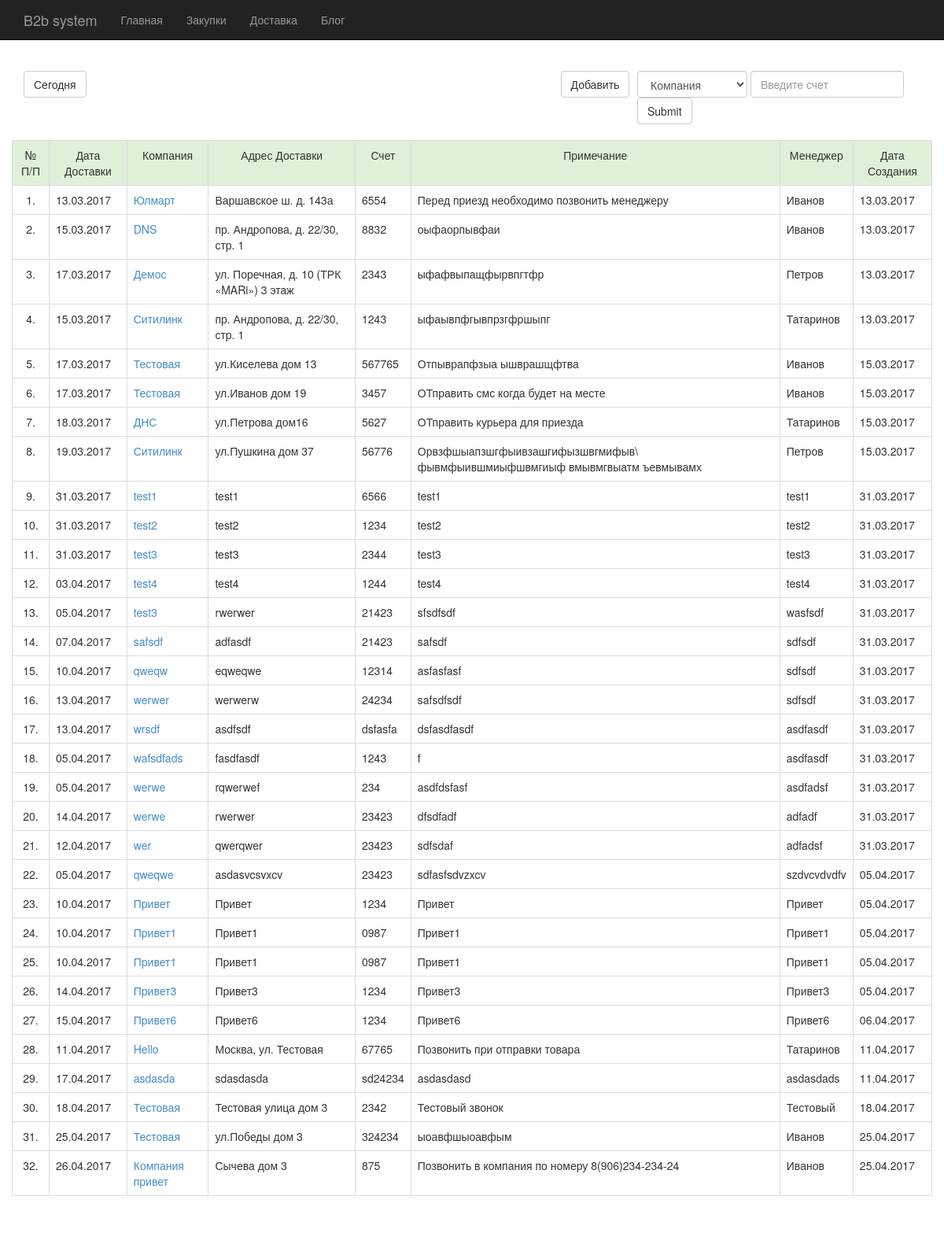
/dostavka/, run on an earlier commit of the app's database.
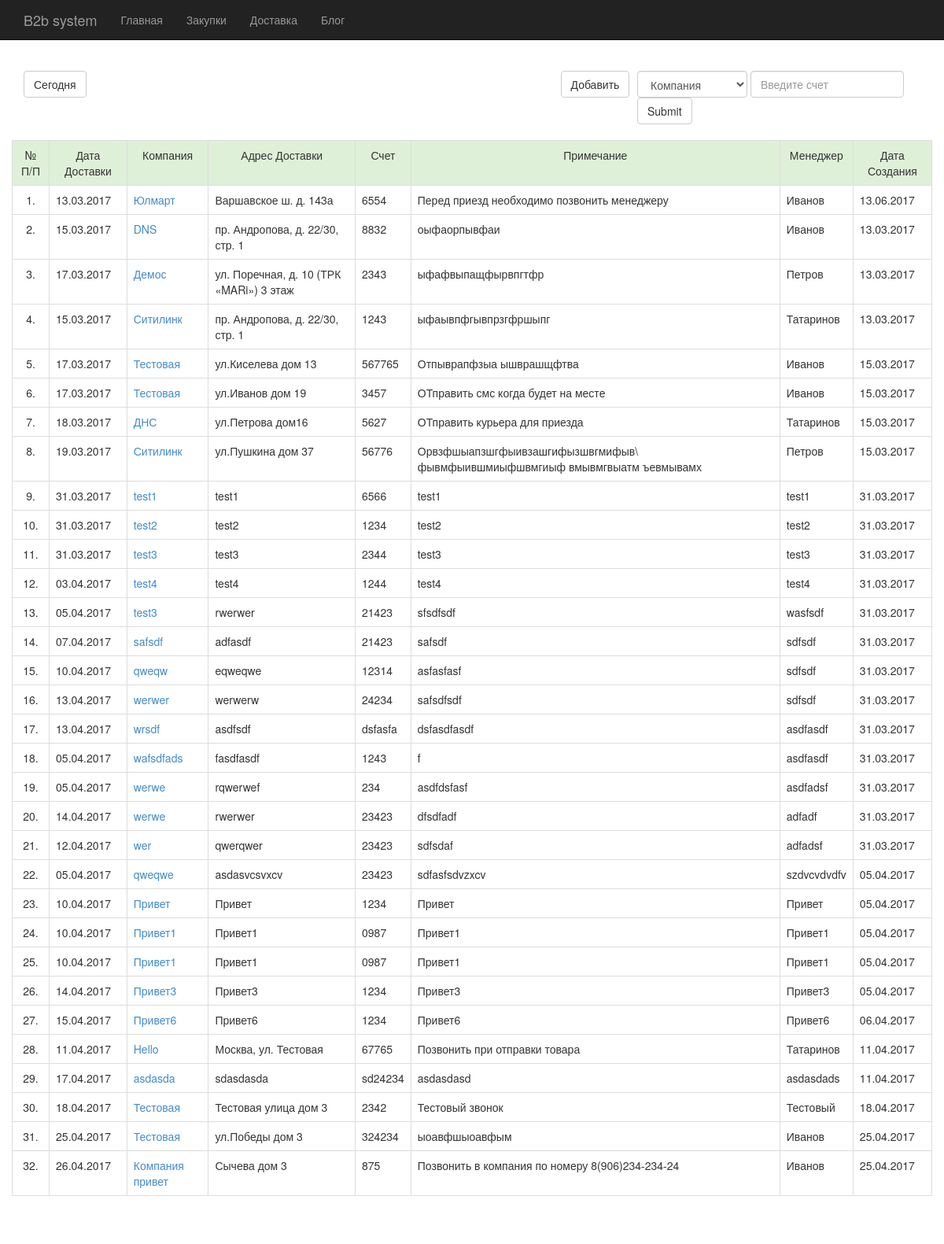
And on a later commit of the database.
### Dostavka/models.py (models this page shows, shortened)
class Dostavka(models.Model):
	create_at = models.DateField(auto_now=True)
	data_dostavki = models.DateField(auto_now=False, verbose_name='Дата доставки')
	company =models.CharField(max_length=50, verbose_name='Компания')
	adress = models.TextField(verbose_name='Адрес')
	score = models.CharField(max_length=20, verbose_name='Счет')
	note = models.TextField(verbose_name='Примечание')
	manager = models.CharField(max_length=30, verbose_name='Менеджер')
	is_active = models.BooleanField(default=False)
	class Meta:
		verbose_name = 'Доставка'
		verbose_name_plural = 'Доставки'

### Dostavka/views.py (the view)
class DostavkaList(ListView):
	template_name = 'dostavka_new.html'
	context_object_name = 'dostavka'
	model = Dostavka
	def dispatch(self, request, *args, **kwargs):
		self.test_field = request.GET.get('test_field')
		self.search = request.GET.get('search')
		return super(DostavkaList, self).dispatch(request, *args, **kwargs)
	def get_queryset(self):
		dostavka = Dostavka.objects.all()
		if self.search:
			dostavka = dostavka.filter(score=self.search)
		if self.test_field:
			dostavka = dostavka.order_by(self.test_field)
		return dostavka

### templates/dostavka_new.html (shortened to what this page needs)
{% extends 'base.html' %}
{% block contaner %}
    <div class="container-fluid starter-template">
        <div class="row">
            <div class="col-lg-1">
                <form action="today">
                    <input class="btn btn-default" type="submit" value="Сегодня">
                </form>
            </div>
            <div class="col-lg-1 col-lg-offset-6">
                <form action="add">
                    <input class="btn btn-default "type="submit" value="Добавить">
                </form>
            </div>
            <div class="col-lg-4">
                <form class="form-inline" action="">
                <select class="form-control" name="test_field">
				    <option value="company">Компания</option>
			    </select>
			        <input class="form-control" type="text" name="search" placeholder="Введите счет">
			        <input  class="btn btn-default" type="submit">
		        </form>
             </div>
         </div>
        <br>
        <div class="row">
            <div class="table-responsive">
                <table class="table table-bordered table-hover">
                    <tr class="text-center text-capitalize success">
                        <td>№ п/п</td>
                        <td>Дата доставки</td>
                        <td>Компания</td>
                        <td>Адрес доставки</td>
                        <td>Счет</td>
                        <td>Примечание</td>
                        <td>Менеджер</td>
                        <td>Дата создания</td>
                    </tr>
                     {%  for dostavka_item in dostavka %}
                        <tr>
                            <td class="text-center">{{ forloop.counter }}.</td>
                            <td>{{ dostavka_item.data_dostavki | date:"d.m.Y"  }}</td>
                            <td><a href="{% url 'dostavka:detail' dostavka_item.pk %}">{{ dostavka_item.company }}</a></td>
                            <td>{{ dostavka_item.adress }}</td>
                            <td>{{ dostavka_item.score }}</td>
                            <td>{{ dostavka_item.note }}</td>
                            <td>{{ dostavka_item.manager }}</td>
                            <td>{{ dostavka_item.create_at | date:"d.m.Y" }}</td>
                        </tr>
                    {% endfor %}
                </table>
            </div>
        </div>
    </div>
{% endblock %}

What changed in the data, as far as the page shows it:
changed Dostavka "Юлмарт": create_at "13.03.2017" → "13.06.2017"
